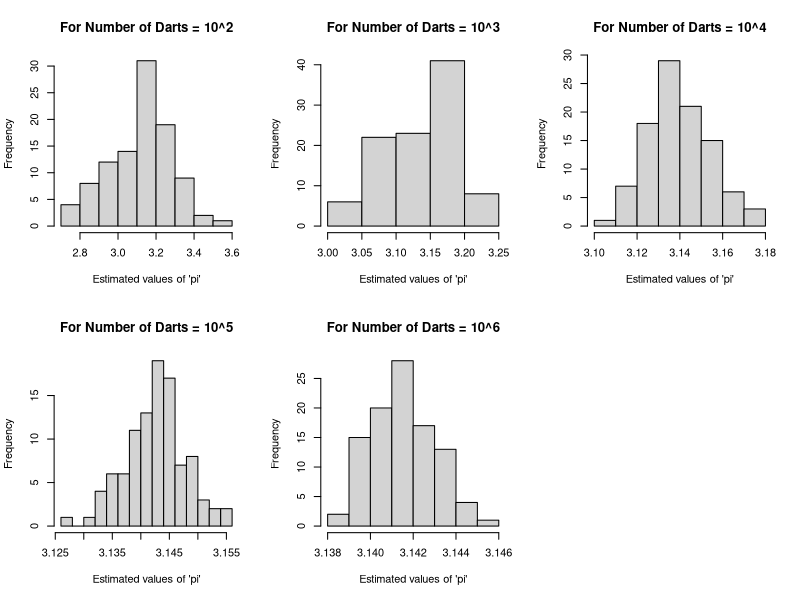
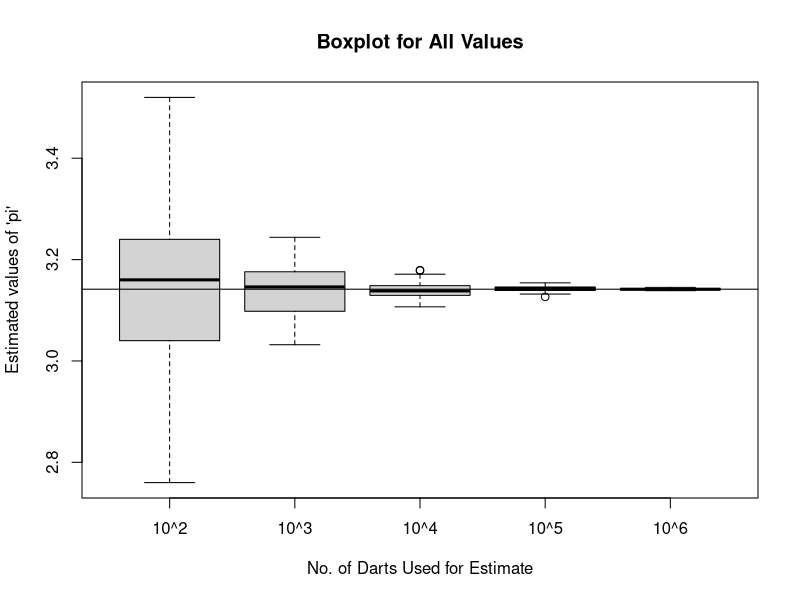

These figures' R source, in order:
dartboard_pi <- function(n)
{
x<-runif(n,-1,1)
y<-runif(n,-1,1)
nc <- length(which(x^2+y^2 <= 1))
pi_est=(nc/n)*4
return(pi_est)
}
values<-NULL
for(i in 1:100) values[i]=dartboard_pi(100)
for(i in 101:200) values[i]=dartboard_pi(1000)
for(i in 201:300) values[i]=dartboard_pi(10000)
for(i in 301:400) values[i]=dartboard_pi(100000)
for(i in 401:500) values[i]=dartboard_pi(1000000)
allData<-matrix(values,nrow=100,ncol=5)
colnames(allData)<-c("10^2","10^3","10^4","10^5","10^6")
pdf("Histrograms.pdf")
par(mfrow=c(2,3))
hist(values[1:100],breaks="FD",main="For Number of Darts = 10^2",xlab="Estimated values of 'pi'")
hist(values[101:200],breaks="FD",main="For Number of Darts = 10^3",xlab="Estimated values of 'pi'")
hist(values[201:300],breaks="FD",main="For Number of Darts = 10^4",xlab="Estimated values of 'pi'")
hist(values[301:400],breaks="FD",main="For Number of Darts = 10^5",xlab="Estimated values of 'pi'")
hist(values[401:500],breaks="FD",main="For Number of Darts = 10^6",xlab="Estimated values of 'pi'")
dev.off()
pdf("Boxplot.pdf")
par(mfrow=c(1,1))
boxplot(allData,main="Boxplot for All Values",xlab="No. of Darts Used for Estimate",ylab="Estimated values of 'pi'")
abline(h=3.1416)
dev.off()
